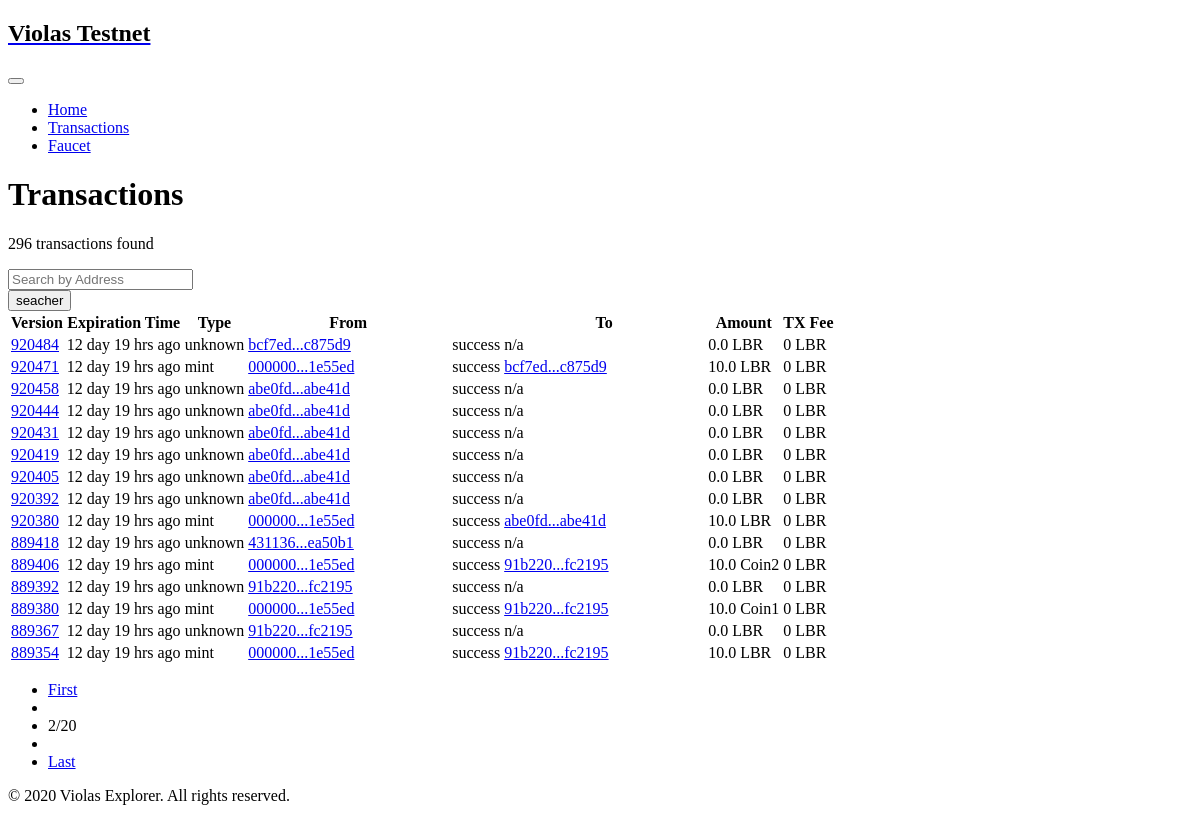
The page /transactions?p=2 on the database its author committed.
### tables this page shows
CREATE TABLE violas (version int primary key, expiration_time int, type varchar(32), sender varchar(32), receiver varchar(32), amount int, currency_code, gas_fee int, gas_currency varchar ,  success varchar);

### app.py (the view, shortened to what this page needs)
@app.route("/transactions")
def txs():
    page = int(request.args.get("p", 1))
    start = INDEX_SHOW_TX_NUM * (page-1)
    addr = request.args.get("q")
    flag = int(request.args.get("f", "0"))
    total_num, headers = 0, []
    if addr is None:
        headers = client.get_latest_user_tx_headers(start, INDEX_SHOW_TX_NUM)
        total_num = client.get_user_tx_num()
    total_page = total_num // INDEX_SHOW_TX_NUM
    if total_num % INDEX_SHOW_TX_NUM:
        total_page += 1
    return render_template("txs.html", headers=headers, total_num=total_num, total_page=total_page, cur_page=page, handle_time=handle_time, shorthand=shorthand, sender=addr, is_none=is_none)

### app.py (called while the page is built)
def shorthand(addr, sender=True):
    if addr is None or addr == "None":
        if sender:
            return "validator"
        else:
            return "n/a"
    return addr[:6] + "..." + addr[-6:]

def is_none(addr):
    return addr is None or addr == "None"

def handle_time(unix_timestamp):
    if unix_timestamp > 2**63:
        return "n/a"
    diff = datetime.now().timestamp() - unix_timestamp
    if diff >= 0:
        suffix = "ago"
    else:
        suffix = "later"
    diff = int(abs(diff))
    if diff == 0:
        return "just now"
    if diff < 60:
        return f"{diff}" + ' secs ' + f"{suffix}"
    if diff < 60*60:
        return f"{diff//60}" + ' mins ' + f"{diff%60}" + ' secs ' + f"{suffix}"
    diff = diff // 60
    if diff < 60*60:
        return f"{diff//60}" + ' hrs ' + f"{diff%60}" + ' mins ' + f"{suffix}"
    diff = diff // 60
    return f"{diff // 24}" + ' day ' + f"{diff % 24}" + ' hrs ' + f"{suffix}"

### chain.py (called while the page is built)
    def get_latest_user_tx_headers(self, start, limit):
        return get_latest_txs(start, limit)

    def get_user_tx_num(self):
        return get_txs_num()

### db.py (called while the page is built)
def get_latest_txs(start, limit):
    conn = sqlite3.connect('txs.db')
    cursor = conn.cursor()
    sql = f"select * from violas order by version desc limit {limit} offset {start}"
    values = cursor.execute(sql)
    return values.fetchall()

def get_txs_num():
    conn = sqlite3.connect('txs.db')
    cursor = conn.cursor()
    sql = "select count(*) from violas"
    values = cursor.execute(sql)
    return values.fetchall()[0][0]

### templates/txs.html (shortened to what this page needs)
{% extends "_header.html" %}
{% block content %}
<main id="content" role="main">
    <div class="container mb-4">
        <div class="border-bottom  py-3">
            <div class="d-md-flex justify-content-md-between align-items-center ">
                <h1 class="h5 mb-1 mb-md-0">Transactions </h1>
            </div>
        </div>
    </div>
    <section class="space-bottom-2">
        <div class="container">
            <div class="card">
                <div class="card-body px-0">
                    <div class="d-md-flex justify-content-between px-3 mb-3">
                        <p class="text-secondary mb-md-0">{{ total_num }} transactions found </p>
                        <div class="w-md-50 w-lg-30 w-xl-25">
                            <form action="/transactions" method="get" autocomplete="off" spellcheck="false"
                                  class="input-group input-group-sm">
                                <input type='search' name='q' class='form-control' placeholder='Search by Address'
                                       aria-label='Search by Address' aria-describedby='Search'>
                                <div class="input-group-append">
                                    <button class="btn btn-secondary" type="submit" id="button-addon1">
                                        seacher
                                    </button>
                                </div>
                            </form>
                        </div>
                    </div>
                    <div class="table-responsive mb-3">
                        <table class="table mb-0">
                            <thead class="thead-light">
                            {% include "_tx_header.html" %}
                            </thead>
                            <tbody>
                            {% include "_txs.html" %}
                            </tbody>
                        </table>
                    </div>
                    <div id="ContentPlaceHolder1_pageRecords">
                        <form method="post" action="./transactions" id="ctl00">
                            <div class="d-md-flex justify-content-between align-items-center px-3 mb-2">
                                <ul class="pagination pagination-sm mb-0">
                                {% if is_none(sender) %}
                                    {% if cur_page==1 %}
                                    <li class="page-item disabled"><span class="page-link">First</span></li>
                                    <li class="page-item disabled"><span class="page-link">
                                        <i class="fa fa-angle-left small"  ></i></span>
                                    </li>
                                    {% else %}
                                        <li class="page-item "><a class="page-link" href="transactions?p=1">First</a></li>
                                        <li class="page-item " title="Go to Previous"><a class="page-link" href="transactions?p={{ cur_page-1 }}" aria-label="Previous"><i class="fa fa-angle-left small"  ></i></a></li>
                                    {% endif %}
                                    <li Class="page-item disabled"><span Class="page-link text-nowrap">{{ cur_page }}/{{ total_page }}</span></li>
                                    {% if cur_page == total_page %}
                                    <li class="page-item disabled" title="Go to Next"><a class="page-link"  aria-label="Next"><i class="fa fa-angle-right small"></i></a></li>
                                    <li class="page-item disabled"><a class="page-link" >Last</a></li>
                                    {% else %}
                                    <li class="page-item" title="Go to Next"><a class="page-link" href="transactions?p={{ cur_page + 1 }}" aria-label="Next"><i class="fa fa-angle-right small"></i></a></li>
                                    <li class="page-item"><a class="page-link" href="transactions?p={{ total_page }}">Last</a></li>
                                    {% endif %}
                                {% endif %}
                            </div>
                        </form>
                    </div>
                </div>
            </div>
        </div>
    </section>
</main>
{% endblock %}

### templates/_txs.html
{% for header in headers %}
    <tr>
        <td><a href='/version/{{ header[0] }}'>{{ header[0] }}</a></a>
        </td>
        <td class='text-nowrap'><span title={{ header[1] }}>{{ handle_time(header[1]) }}</span></td>
        <td class='font-size-1 text-muted text-nowrap' title='{{ header[2] }} Transaction'>{{ header[2] }}</td>
        {% if is_none(header[3]) %}
            <td class='text-nowrap'>{{ shorthand(header[3], True) }}</td>
        {% else %}
            {% if header[3]==sender %}
                <td class='text-nowrap'> {{ shorthand(header[3], True) }}</td>
            {% else %}
                <td class='text-nowrap'><a href='/address/{{ header[3] }}' title={{ header[3] }}>{{ shorthand(header[3], True) }}</a></td>
            {% endif %}
        {% endif %}
        {% if header[9] == "success" %}
        <td class='text-nowrap'><span class='badge badge-success text-uppercase w-100' title='Transaction State' >{{header[9]}}</span></td>
        {% else %}
        <td class='text-nowrap'><span class='badge badge-danger text-uppercase w-100' title='Transaction State'>{{header[9]}}</span></td>
        {% endif %}
        {% if is_none(header[4]) %}
            <td>{{ shorthand(header[4], False)}}</td>
        {% else %}
            {% if header[4] == sender %}
                <td>{{ shorthand(header[4], False)}}</td>
            {% else %}
                <td><a href='/address/{{ header[4] }}' title={{ header[4] }}>{{ shorthand(header[4], False)}}</a></td>
            {% endif %}
        {% endif %}
        <td class='text-nowrap'>{{ header[5] / 10**6 }} <span class='text-muted'> {{ header[6] }}</span></td>
        <td class='text-nowrap'>{{ header[7] }} <span class='text-muted'> {{ header[8] }}</span></td>
    </tr>
{% endfor %}

### rows shown on the page
violas: version "920484", expiration_time "12 day 19 hrs ago", type "unknown", sender "bcf7ed...c875d9", success "success", receiver "n/a", header[5]/10**6 "0.0", currency_code "LBR", gas_fee "0", gas_currency "LBR"
violas: version "920471", expiration_time "12 day 19 hrs ago", type "mint", sender "000000...1e55ed", success "success", receiver "bcf7ed...c875d9", header[5]/10**6 "10.0", currency_code "LBR", gas_fee "0", gas_currency "LBR"
violas: version "920458", expiration_time "12 day 19 hrs ago", type "unknown", sender "abe0fd...abe41d", success "success", receiver "n/a", header[5]/10**6 "0.0", currency_code "LBR", gas_fee "0", gas_currency "LBR"
violas: version "920444", expiration_time "12 day 19 hrs ago", type "unknown", sender "abe0fd...abe41d", success "success", receiver "n/a", header[5]/10**6 "0.0", currency_code "LBR", gas_fee "0", gas_currency "LBR"
violas: version "920431", expiration_time "12 day 19 hrs ago", type "unknown", sender "abe0fd...abe41d", success "success", receiver "n/a", header[5]/10**6 "0.0", currency_code "LBR", gas_fee "0", gas_currency "LBR"
violas: version "920419", expiration_time "12 day 19 hrs ago", type "unknown", sender "abe0fd...abe41d", success "success", receiver "n/a", header[5]/10**6 "0.0", currency_code "LBR", gas_fee "0", gas_currency "LBR"
violas: version "920405", expiration_time "12 day 19 hrs ago", type "unknown", sender "abe0fd...abe41d", success "success", receiver "n/a", header[5]/10**6 "0.0", currency_code "LBR", gas_fee "0", gas_currency "LBR"
violas: version "920392", expiration_time "12 day 19 hrs ago", type "unknown", sender "abe0fd...abe41d", success "success", receiver "n/a", header[5]/10**6 "0.0", currency_code "LBR", gas_fee "0", gas_currency "LBR"
violas: version "920380", expiration_time "12 day 19 hrs ago", type "mint", sender "000000...1e55ed", success "success", receiver "abe0fd...abe41d", header[5]/10**6 "10.0", currency_code "LBR", gas_fee "0", gas_currency "LBR"
violas: version "889418", expiration_time "12 day 19 hrs ago", type "unknown", sender "431136...ea50b1", success "success", receiver "n/a", header[5]/10**6 "0.0", currency_code "LBR", gas_fee "0", gas_currency "LBR"
violas: version "889406", expiration_time "12 day 19 hrs ago", type "mint", sender "000000...1e55ed", success "success", receiver "91b220...fc2195", header[5]/10**6 "10.0", currency_code "Coin2", gas_fee "0", gas_currency "LBR"
violas: version "889392", expiration_time "12 day 19 hrs ago", type "unknown", sender "91b220...fc2195", success "success", receiver "n/a", header[5]/10**6 "0.0", currency_code "LBR", gas_fee "0", gas_currency "LBR"
violas: version "889380", expiration_time "12 day 19 hrs ago", type "mint", sender "000000...1e55ed", success "success", receiver "91b220...fc2195", header[5]/10**6 "10.0", currency_code "Coin1", gas_fee "0", gas_currency "LBR"
violas: version "889367", expiration_time "12 day 19 hrs ago", type "unknown", sender "91b220...fc2195", success "success", receiver "n/a", header[5]/10**6 "0.0", currency_code "LBR", gas_fee "0", gas_currency "LBR"
violas: version "889354", expiration_time "12 day 19 hrs ago", type "mint", sender "000000...1e55ed", success "success", receiver "91b220...fc2195", header[5]/10**6 "10.0", currency_code "LBR", gas_fee "0", gas_currency "LBR"

### other values the page prints
{{ total_num }} "296"
{{ cur_page }} "2"
{{ total_page }} "20"
